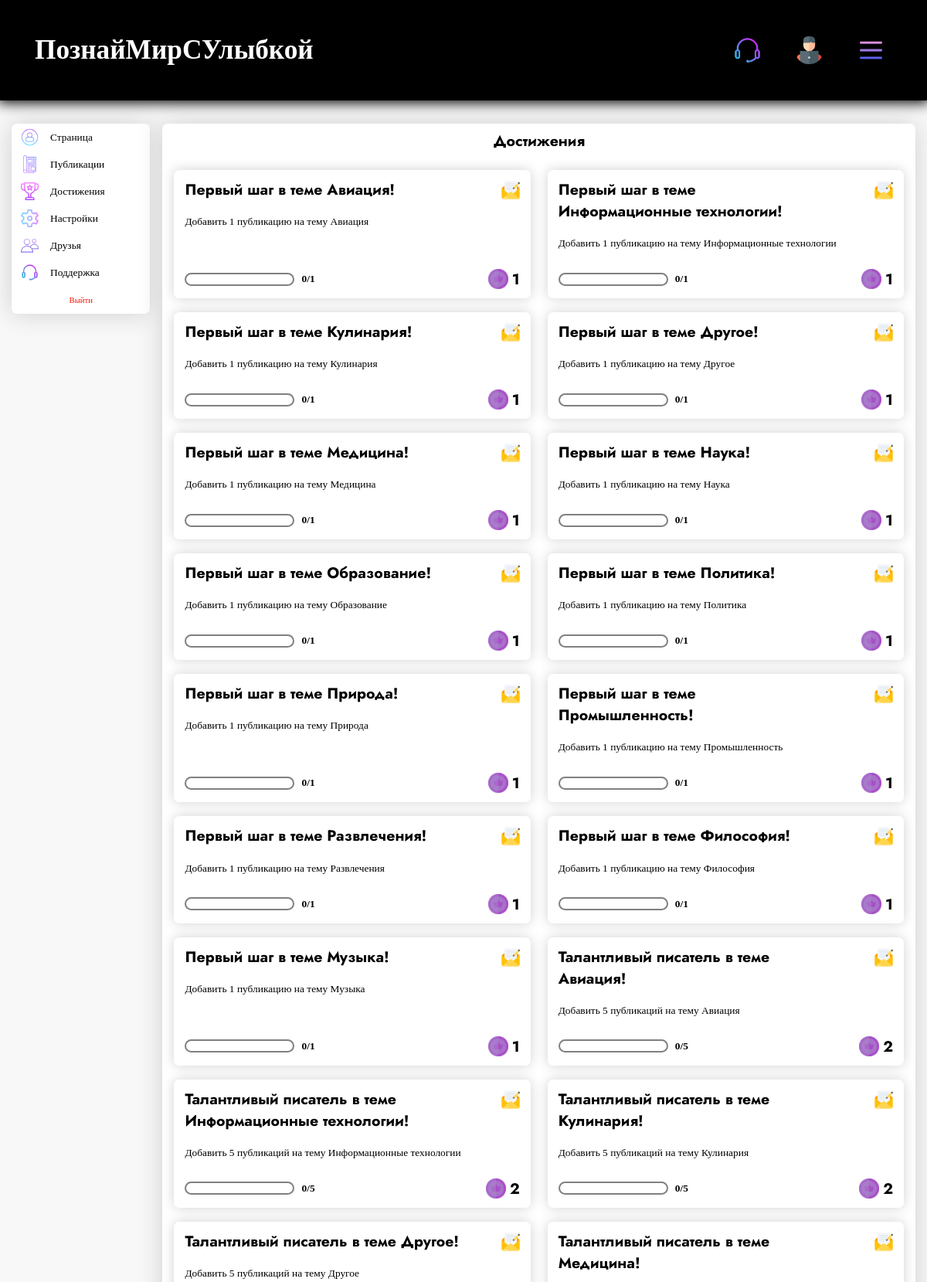
Screenshot of /profile/alex/achievements (signed in, upper part) with the database file from the repository.
### tables this page shows
CREATE TABLE menu_logged (
            text VARCHAR(80) NOT NULL,
            url VARCHAR(80) NOT NULL,
            img_url VARCHAR(80) NOT NULL,
            class VARCHAR(80) NOT NULL
            );

CREATE TABLE menu_profile (
                text VARCHAR(80) NOT NULL,
                url VARCHAR(80) NOT NULL,
                img_url VARCHAR(80) NOT NULL,
                class VARCHAR(80) NOT NULL
                );

CREATE TABLE achies (
                           id INTEGER PRIMARY KEY,
                           name VARCHAR(60) NOT NULL,
                           desc VARCHAR(120) NOT NULL,
                           price TINYINT NOT NULL,
                           img VARCHAR(100) NOT NULL,
                           points INTEGER NOT NULL
                           );

### app.py (the view)
@app.route('/profile/<name>/achievements', methods=['GET', 'POST'])
@login_required
def profile_achievements(name):
    form = GetPrizeAchieForm()
    return render_template('profile_achie.html',
                           title='Достижения',
                           links_header=db.get_info_menu_right(current_user),
                           links_header_text=db.get_info_menu_left(),
                           menu=db.profile_menu(),
                           achies=db.get_achies(current_user),
                           compl_achies=db.get_compl_achies(current_user),
                           form_exit=ExitForm(),
                           progress=db.get_progress_achies,
                           current_user=current_user,
                           form=form,
                           cnt_money=db.cnt_money(current_user),
                           cnt_all_money=db.cnt_all_money())

### forms.py
class GetPrizeAchieForm(FlaskForm):
    submit = SubmitField('Забрать награду')

class ExitForm(FlaskForm):
    submit1 = SubmitField('Выйти')

### app.py (called while the page is built)
@login_manager.user_loader
def load_user(user_id):
    return UserLogin().add_info_user(user_id, db)

### database.py (called while the page is built)
    def get_info_menu_right(self, current_user):
        if current_user.is_authenticated:
            self.cursor.execute('SELECT * FROM menu_logged')
            res = self.cursor.fetchall()
            return res
        self.cursor.execute('SELECT * FROM menu')
        res = self.cursor.fetchall()
        return res

    def get_info_menu_left(self):
        self.cursor.execute('SELECT * FROM menu_text')
        res = self.cursor.fetchall()
        return res

    def profile_menu(self):
        self.cursor.execute('SELECT * FROM menu_profile')
        return self.cursor.fetchall()

    def get_info_user(self, user_id):
        self.cursor.execute(f"""SELECT *
                                FROM users
                                WHERE id = {user_id}""")
        return self.cursor.fetchone()

    def get_compl_achies(self, current_user):
        self.cursor.execute(f"""SELECT achies.*
                             FROM achies
                             LEFT JOIN compl_achies ON achies.id = compl_achies.achie_id
                             WHERE compl_achies.user_id = '{current_user.get_id()}'""")
        return self.cursor.fetchall()

    def get_achies(self, current_user):
        self.cursor.execute(f"""SELECT achies.*
                            FROM achies
                            LEFT JOIN compl_achies ON achies.id = compl_achies.achie_id
                            WHERE compl_achies.user_id IS NULL""")
        return self.cursor.fetchall()

    def cnt_money(self, current_user):
        self.cursor.execute(f'SELECT coins FROM users WHERE id = {current_user.get_id()}')
        return self.cursor.fetchone()['coins']

    def cnt_all_money(self):
        self.cursor.execute('SELECT SUM(price) as cnt FROM achies')
        return self.cursor.fetchone()['cnt']

### user_login.py (called while the page is built)
    def add_info_user(self, user_id, db):
        self.__user = db.get_info_user(user_id)
        return self

    def get_id(self):
        return str(self.__user['id'])

    def get_name(self):
        return str(self.__user['name'])

### templates/profile_achie.html (shortened to what this page needs)
{% extends 'profile.html' %}
{% block window %}
  <h3 align = 'center'> Достижения </h3>
  <div class = 'full_achies_div'>
    {% for achie in achies %}
      <div class = 'achie_div'>
        <div class = 'content_achie_div'>
          <div class = 'body_achie_div'>
            <img src = '{{achie["img"]}}' class = 'img_achie'>
            <h3 class = 'name_achie_text'> {{achie['name']}} </h3>
            <p class = 'desc_achie_text'> {{achie['desc']}} </p>
          </div>
          <div class = 'footer_achie_div'>
            <div class = 'full_progress_with_points_achie_div'>
              {% if progress(achie['id'], current_user) >= achie['points'] %}
              <form action = '/add_compl_achie_{{achie["id"]}}' method = 'post'>
                 {{form.submit(class = 'hover_submit', id = 'submit_filter')}}
              </form>
              {% else %}
              <div class = 'full_progress_achie_div'>
              </div>
              <div class = 'points_progress_achie_div'>
                <p class = 'points_progress_text'>
                  {{progress(achie['id'], current_user)}}/{{achie['points']}}
                </p>
              </div>
              {% endif %}
            </div>
            <div class = 'price_achie_div'>
              <img src = '/static/images/achies/money.png' class = 'money_achie_img'>
              <h3 class = 'price_achie_text'> {{achie['price']}} </h3>
            </div>
          </div>
        </div>
      </div>
      {% endfor %}
    </div>
{% endblock %}

### templates/profile.html (shortened to what this page needs)
{% extends 'index.html' %}
{% block content %}
  <div class = 'profile_main_div'>
    <div class = 'menu_profile_div'>
      <form class = 'menu_profile_form' method = 'post' action = '/logout'>
        {% for link in menu %}
          {% if link['class'] != 'exit_link' %}
          <a href = '{{link["url"]}}' class = '{{link["class"]}} link_profile border_bottom'>
            <img src = '{{link["img_url"]}}' class = 'img_profile_link'>
            <p class = 'text_link_profile'> {{link['text']}} </p>
          </a>
          {% else %}
            <div class = 'exit_link_btn'>
              {{form_exit.submit1(class =  'exit_link link_profile')}}
            </div>
          {% endif %}
        {% endfor %}
      </form>
      <div class = 'empty_div'>
      </div>
    </div>
    <div class = 'window_profile_div'>
        {% block window %}{% endblock %}
    </div>
  </div>
{% endblock %}

### templates/index.html (shortened to what this page needs)
<!DOCTYPE html>
<html lang="en">
<head>
    <link rel = 'stylesheet' href = '{{url_for("static", filename="css/style.css")}}'>
</head>
{% block body %}
<body style = 'background: #f8f8f8'>
  <div class = 'dark_screen'>
{% endblock %}
    <div class = 'header'>
        {% if current_user.is_authenticated %}
        <a href = '/profile/{{current_user.get_name()}}'>
        {% else %}
        <a href = '/'>
        {% endif %}
          <h1> ПознайМирСУлыбкой </h1>
        </a>
        {% block links_header %}
            {% for link in links_header %}
            <a class = 'block_link_header {{link["class"]}}' href = '{{link["url"]}}'>
                <img src = '{{link["img_url"]}}' class = 'img_link_header'>
            </a>
            {% endfor %}
        {% endblock %}
        <div class = 'menu_links_header_div'>
          <button class = 'menu_links_header_btn' onclick = 'open_menu_links_header()'>
            <img src = '{{url_for("static", filename="images/menu_iconic.png")}}' class = 'menu_links_header_img'>
          </button>
        </div>
    </div>
    {% block content %}{% endblock %}
  </div>
</body>
</html>

### rows the page displays
menu_logged: img_url (picture)
menu_logged: img_url (picture)
menu_profile: img_url (placeholder picture), text "Страница"
menu_profile: img_url (picture), text "Публикации"
menu_profile: img_url (picture), text "Достижения"
menu_profile: img_url (picture), text "Настройки"
menu_profile: img_url (picture), text "Друзья"
menu_profile: img_url (picture), text "Поддержка"
achies: img (picture), name "Первый шаг в теме Авиация!", desc "Добавить 1 публикацию на тему Авиация", progress "0", points "1", price "1"
achies: img (picture), name "Первый шаг в теме Информационные технологии!", desc "Добавить 1 публикацию на тему Информационные технологии", progress "0", points "1", price "1"
achies: img (picture), name "Первый шаг в теме Кулинария!", desc "Добавить 1 публикацию на тему Кулинария", progress "0", points "1", price "1"
achies: img (picture), name "Первый шаг в теме Другое!", desc "Добавить 1 публикацию на тему Другое", progress "0", points "1", price "1"
achies: img (picture), name "Первый шаг в теме Медицина!", desc "Добавить 1 публикацию на тему Медицина", progress "0", points "1", price "1"
achies: img (picture), name "Первый шаг в теме Наука!", desc "Добавить 1 публикацию на тему Наука", progress "0", points "1", price "1"
achies: img (picture), name "Первый шаг в теме Образование!", desc "Добавить 1 публикацию на тему Образование", progress "0", points "1", price "1"
achies: img (picture), name "Первый шаг в теме Политика!", desc "Добавить 1 публикацию на тему Политика", progress "0", points "1", price "1"
achies: img (picture), name "Первый шаг в теме Природа!", desc "Добавить 1 публикацию на тему Природа", progress "0", points "1", price "1"
achies: img (picture), name "Первый шаг в теме Промышленность!", desc "Добавить 1 публикацию на тему Промышленность", progress "0", points "1", price "1"
achies: img (picture), name "Первый шаг в теме Развлечения!", desc "Добавить 1 публикацию на тему Развлечения", progress "0", points "1", price "1"
achies: img (picture), name "Первый шаг в теме Философия!", desc "Добавить 1 публикацию на тему Философия", progress "0", points "1", price "1"
achies: img (picture), name "Первый шаг в теме Музыка!", desc "Добавить 1 публикацию на тему Музыка", progress "0", points "1", price "1"
achies: img (picture), name "Талантливый писатель в теме Авиация!", desc "Добавить 5 публикаций на тему Авиация", progress "0", points "5", price "2"
achies: img (picture), name "Талантливый писатель в теме Информационные технологии!", desc "Добавить 5 публикаций на тему Информационные технологии", progress "0", points "5", price "2"
achies: img (picture), name "Талантливый писатель в теме Кулинария!", desc "Добавить 5 публикаций на тему Кулинария", progress "0", points "5", price "2"
achies: img (picture), name "Талантливый писатель в теме Другое!", desc "Добавить 5 публикаций на тему Другое"
achies: img (picture), name "Талантливый писатель в теме Медицина!"
